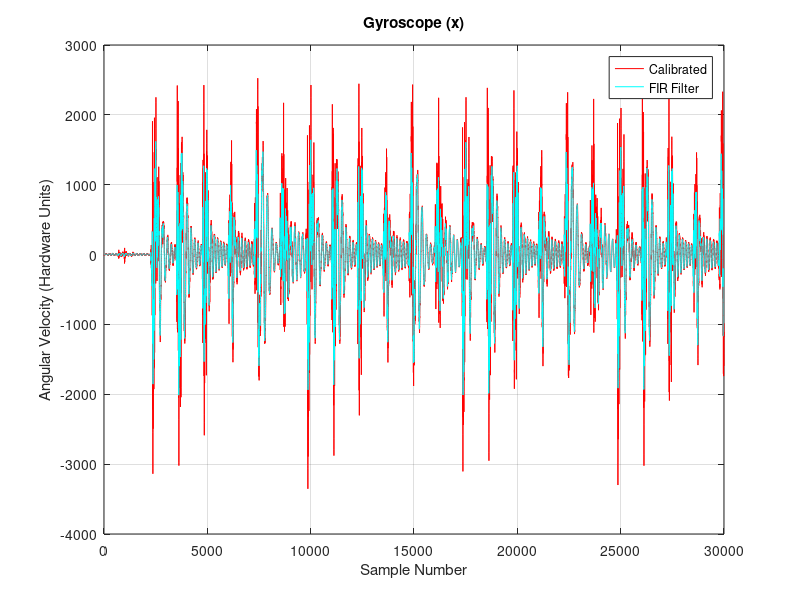
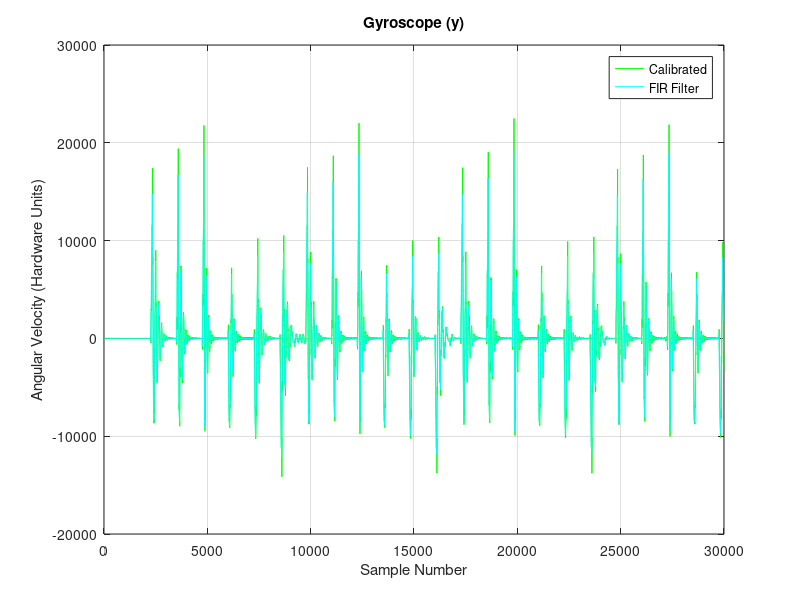
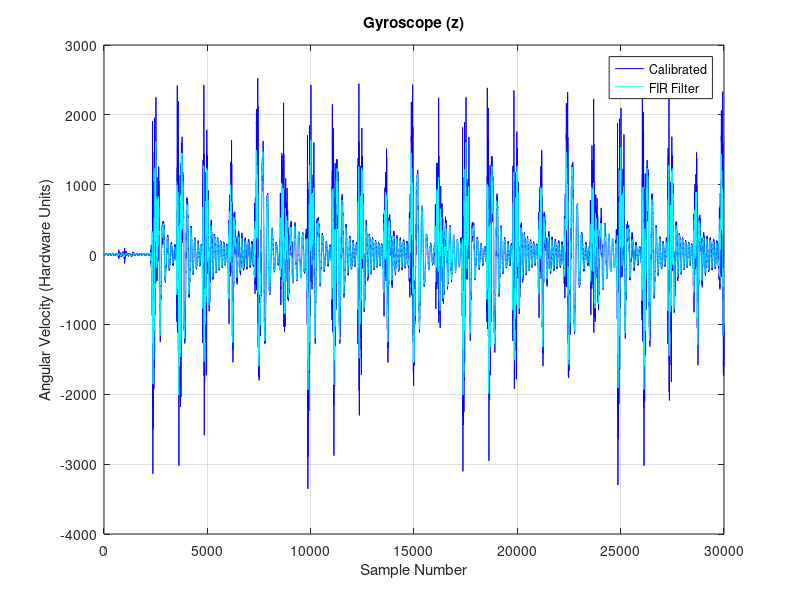
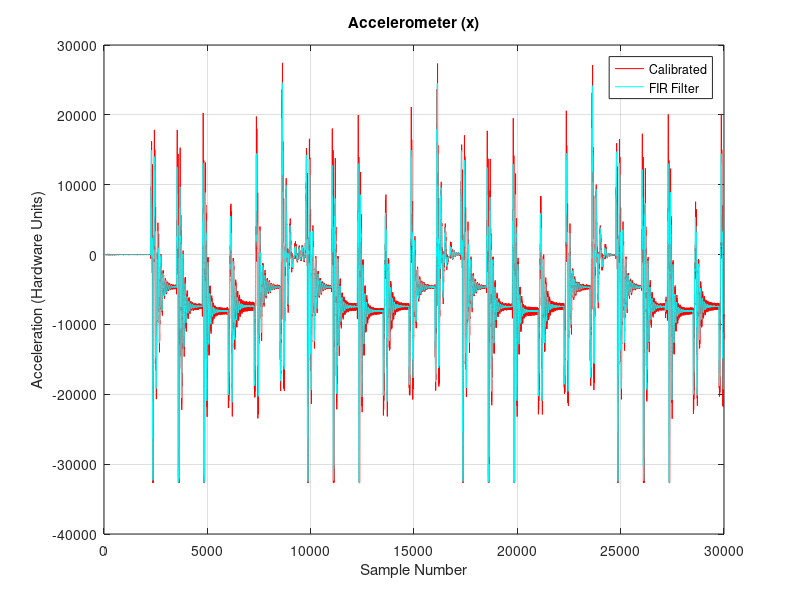

Source code (MATLAB) for these figures, in order:
# Load Signal Package
pkg load signal

# Parameters
gyr_sens = 32.8;
acc_sens = 8192;
wndw = 20;
val = 0.1;
outfile = "firFilter_simple_cal.pdf";

# Load Calibrated Data
load ('simple_calibration.mat', 'cal');
gx = cal(:,1);
gy = cal(:,2);
gz = cal(:,3);
ax = cal(:,4);
ay = cal(:,5);
az = cal(:,6);

# FIR Filter Coefficients
coeff = fir1(wndw, val, 'low');

# Apply Filter
gx_fir = filter(coeff, 1, gx);
gy_fir = filter(coeff, 1, gy);
gz_fir = filter(coeff, 1, gz);
ax_fir = filter(coeff, 1, ax);
ay_fir = filter(coeff, 1, ay);
az_fir = filter(coeff, 1, az);

# Discard first and last values
l = length(gx);
filtered_gx = gx_fir(wndw+1:l-wndw,:);
filtered_gy = gy_fir(wndw+1:l-wndw,:);
filtered_gz = gz_fir(wndw+1:l-wndw,:);
filtered_ax = ax_fir(wndw+1:l-wndw,:);
filtered_ay = ay_fir(wndw+1:l-wndw,:);
filtered_az = az_fir(wndw+1:l-wndw,:);

# Export Filtered
firfil = [filtered_gx filtered_gy filtered_gz filtered_ax filtered_ay filtered_az];
save('fir_simple_cal.mat', 'firfil');

# Print statistics
printf("Gyroscope:\r\n");
printf("x: Mean: %f, Median: %f, Min: %f, Max: %f, Range: %f, Stddev: %f\r\n", mean(filtered_gx), median(filtered_gx), min(filtered_gx), max(filtered_gx), range(filtered_gx), std(filtered_gx));
printf("y: Mean: %f, Median: %f, Min: %f, Max: %f, Range: %f, Stddev: %f\r\n", mean(filtered_gy), median(filtered_gy), min(filtered_gy), max(filtered_gy), range(filtered_gy), std(filtered_gy));
printf("z: Mean: %f, Median: %f, Min: %f, Max: %f, Range: %f, Stddev: %f\r\n", mean(filtered_gz), median(filtered_gz), min(filtered_gz), max(filtered_gz), range(filtered_gz), std(filtered_gz));
printf("Accelerometer:\r\n");
printf("x: Mean: %f, Median: %f, Min: %f, Max: %f, Range: %f, Stddev: %f\r\n", mean(filtered_ax), median(filtered_ax), min(filtered_ax), max(filtered_ax), range(filtered_ax), std(filtered_ax));
printf("y: Mean: %f, Median: %f, Min: %f, Max: %f, Range: %f, Stddev: %f\r\n", mean(filtered_ay), median(filtered_ay), min(filtered_ay), max(filtered_ay), range(filtered_ay), std(filtered_ay));
printf("z: Mean: %f, Median: %f, Min: %f, Max: %f, Range: %f, Stddev: %f\r\n", mean(filtered_az), median(filtered_az), min(filtered_az), max(filtered_az), range(filtered_az), std(filtered_az));

# Gyroscope
# Plot gx
plot(gx, "r");
hold on;
plot(filtered_gx, "c");
hold on;

# Set up Plot
grid on;
title('Gyroscope (x)');
xlabel('Sample Number');
ylabel('Angular Velocity (Hardware Units)');
legend('Calibrated', 'FIR Filter');
hold off;

# Print Plot
print(outfile);


# Plot gy
plot(gy, "g");
hold on;
plot(filtered_gy, "c");
hold on;

# Set up Plot
grid on;
title('Gyroscope (y)');
xlabel('Sample Number');
ylabel('Angular Velocity (Hardware Units)');
legend('Calibrated', 'FIR Filter');
hold off;

# Print Plot
print("-append", outfile);

# Plot gz
plot(gz, "b");
hold on;
plot(filtered_gz, "c");
hold on;

# Set up Plot
grid on;
title('Gyroscope (z)');
xlabel('Sample Number');
ylabel('Angular Velocity (Hardware Units)');
legend('Calibrated', 'FIR Filter');
hold off;

# Print Plot
print("-append", outfile);

# Accelerometer
# Plot ax
plot(ax, "r");
hold on;
plot(filtered_ax, "c");
hold on;

# Set up Plot
grid on;
title('Accelerometer (x)');
xlabel('Sample Number');
ylabel('Acceleration (Hardware Units)');
legend('Calibrated', 'FIR Filter');
hold off;

# Print Plot
print("-append", outfile);

# Plot some Accelerometer Data
filtered_ax2 = [zeros(wndw/2,1); filtered_ax; zeros(wndw/2,1)];
plot(ax(wndw+2000:wndw+5800), "r");
hold on;
plot(filtered_ax2(wndw+2000:wndw+5800), "c");
hold on;

# Set up Plot
grid on;
title('Accelerometer (x)');
xlabel('Sample Number');
ylabel('Acceleration (Hardware Units)');
legend('Calibrated', 'FIR Filter');
hold off;

# Print
print('-color', 'accel_fir.eps');
hold off;

# Plot ay
plot(ay, "g");
hold on;
plot(filtered_ay, "c");
hold on;

# Set up Plot
grid on;
title('Accelerometer (y)');
xlabel('Sample Number');
ylabel('Acceleration (Hardware Units)');
legend('Calibrated', 'FIR Filter');
hold off;

# Print Plot
print("-append", outfile);

# Plot az
plot(az, "b");
hold on;
plot(filtered_az, "c");
hold on;

# Set up Plot
grid on;
title('Accelerometer (z)');
xlabel('Sample Number');
ylabel('Acceleration (Hardware Units)');
legend('Calibrated', 'FIR Filter');
hold off;

# Print Plot
print("-append", outfile);